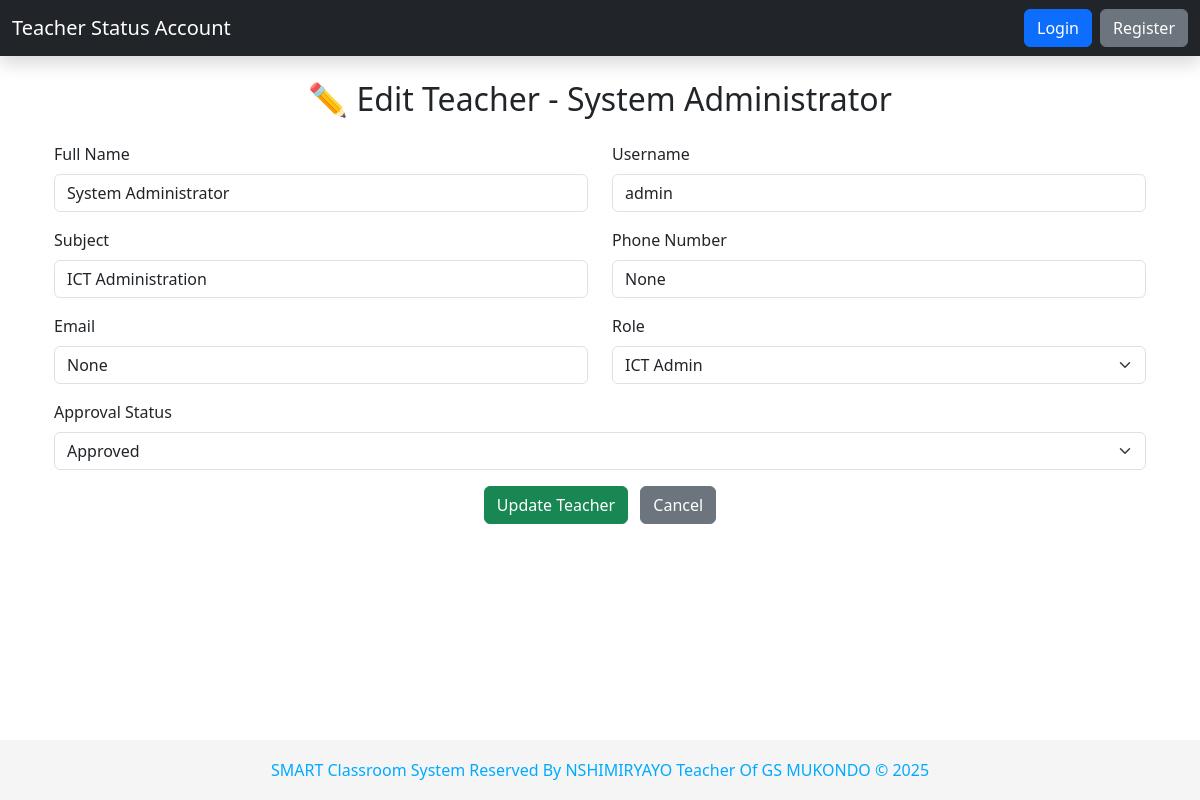
The page /admin/manage_teachers/edit/1 on the database its author committed.
### tables this page shows
CREATE TABLE Teachers (
                TeacherID INTEGER PRIMARY KEY AUTOINCREMENT,
                Name TEXT NOT NULL,
                Subject TEXT,
                Username TEXT UNIQUE NOT NULL,
                Password TEXT NOT NULL,
                Role TEXT DEFAULT 'Teacher',
                IsApproved INTEGER DEFAULT 0,
                Email TEXT,
                Phone TEXT,
                Class TEXT
            , Gender TEXT, ClassTeacher TEXT);

### app.py (the view, shortened to what this page needs)
@app.route('/admin/manage_teachers/edit/<int:teacher_id>', methods=['GET', 'POST'])
def edit_teacher_page(teacher_id):
    conn = connect_db()
    conn.row_factory = sqlite3.Row
    cursor = conn.cursor()
    cursor.execute("SELECT * FROM Teachers WHERE TeacherID=?", (teacher_id,))
    teacher = cursor.fetchone()
    conn.close()
    if not teacher:
        flash("Teacher not found.", "danger")
        return redirect(url_for('manage_teachers'))
    return render_template("edit_teacher.html", teacher=teacher)

### app.py (called while the page is built)
@app.context_processor
def inject_global_vars():
    return {'now': datetime.now()}

### db_setup.py (called while the page is built)
def connect_db():
    try:
        conn = sqlite3.connect(DB_FILE)
        conn.row_factory = None  # or sqlite3.Row for dict-like access
        return conn
    except sqlite3.Error as e:
        print(f"[ERROR] Database connection failed: {e}")
        return None

### templates/edit_teacher.html (shortened to what this page needs)
{% extends "base.html" %}
{% block content %}
<div class="container mt-4">
    <h2 class="text-center mb-4">✏️ Edit Teacher - {{ teacher.Name }}</h2>
    <form method="POST">
        <div class="row mb-3">
            <div class="col-md-6">
                <label for="name" class="form-label">Full Name</label>
                <input type="text" id="name" name="name" class="form-control" value="{{ teacher.Name }}" required>
            </div>
            <div class="col-md-6">
                <label for="username" class="form-label">Username</label>
                <input type="text" id="username" name="username" class="form-control" value="{{ teacher.Username }}" required>
            </div>
        </div>
        <div class="row mb-3">
            <div class="col-md-6">
                <label for="subject" class="form-label">Subject</label>
                <input type="text" id="subject" name="subject" class="form-control" value="{{ teacher.Subject }}" required>
            </div>
            <div class="col-md-6">
                <label for="phone" class="form-label">Phone Number</label>
                <input type="text" id="phone" name="phone" class="form-control" value="{{ teacher.Phone }}" required>
            </div>
        </div>
        <div class="row mb-3">
            <div class="col-md-6">
                <label for="email" class="form-label">Email</label>
                <input type="email" id="email" name="email" class="form-control" value="{{ teacher.Email }}" required>
            </div>
            <div class="col-md-6">
                <label for="role" class="form-label">Role</label>
                <select name="role" id="role" class="form-select" required>
                    <option value="ICT_Admin" {% if teacher.Role == 'ICT_Admin' %}selected{% endif %}>ICT Admin</option>
                </select>
            </div>
        </div>
        <div class="mb-3">
            <label for="is_approved" class="form-label">Approval Status</label>
            <select name="is_approved" id="is_approved" class="form-select" required>
                <option value="1" {% if teacher.IsApproved == 1 %}selected{% endif %}>Approved</option>
            </select>
        </div>
        <div class="text-center">
            <button type="submit" class="btn btn-success me-2">Update Teacher</button>
            <a href="{{ url_for('manage_teachers') }}" class="btn btn-secondary">Cancel</a>
        </div>
    </form>
</div>
{% endblock %}

### templates/base.html (style rules this page uses)
body { padding-bottom: 70px; }

### rows shown on the page
Teachers: Name "System Administrator", name "System Administrator", username "admin", subject "ICT Administration", role "ICT Admin", is_approved "Approved"
